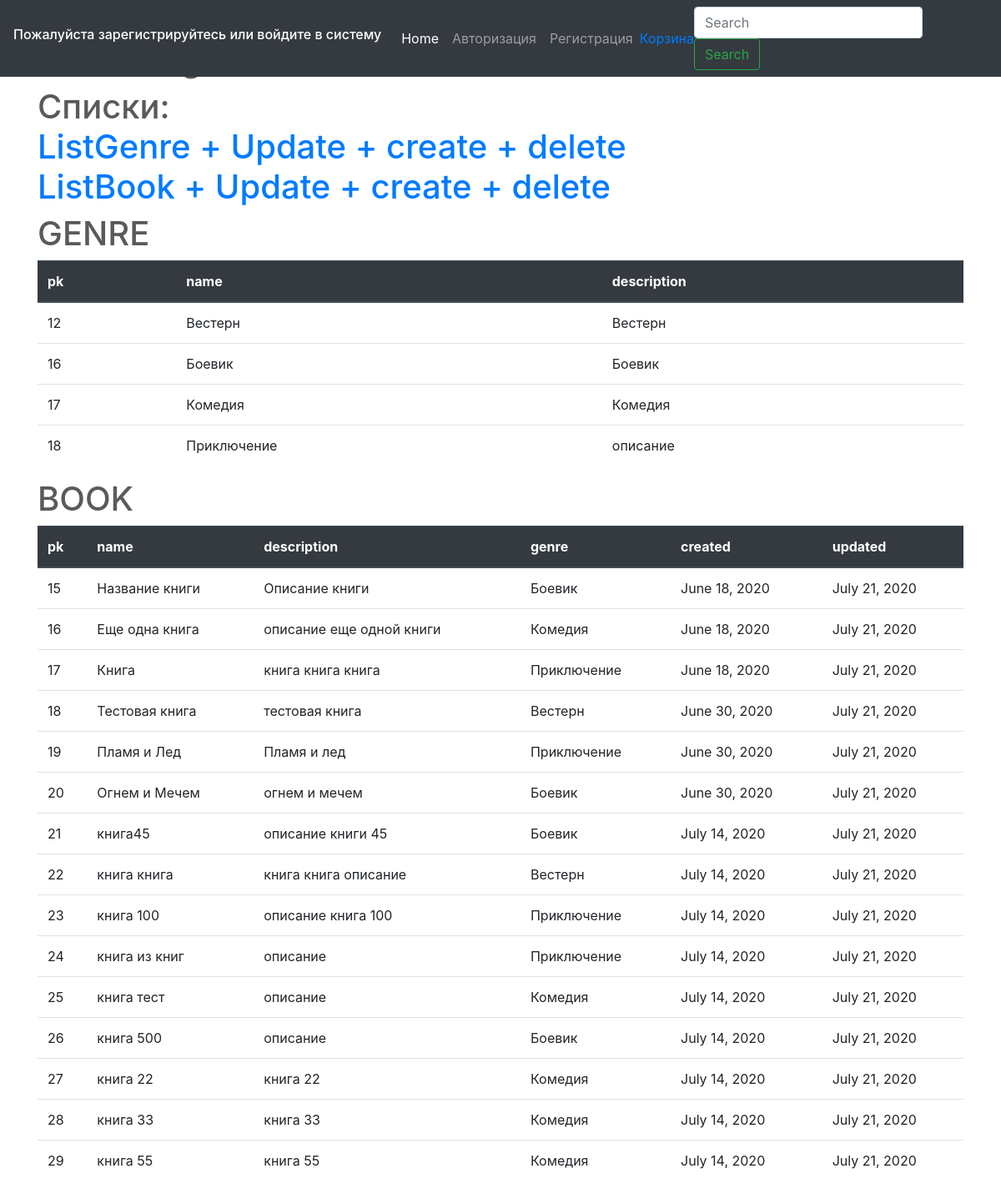
Page /test/ on the committed database.
### testapp/models.py (models this page shows, shortened)
class Genre(models.Model):
    name = models.CharField(verbose_name='Название жанра', max_length=100)
    description = models.TextField(verbose_name='Описание жанра', null=True, blank=True)
    def __str__(self):
        return self.name

class Book(models.Model):
    CATEGORY = (
        ('На складе', 'На складе'),
        ('Отсутствует на складе', 'Отсутствует на складе')
    )
    name = models.CharField(
        verbose_name='Название Книги', max_length=200
        )
    description = models.TextField(
        verbose_name='Описание Книги', null=True, blank=True
        )
    genre = models.ForeignKey(
        Genre, on_delete=models.PROTECT, verbose_name='Жанр Книги',
        )
    writer = models.ManyToManyField(
        Writer)
    created = models.DateField(
        verbose_name='Создано', auto_now=False, auto_now_add=True
        )
    updated = models.DateField(
        verbose_name='Изменено', auto_now=True, auto_now_add=False
        )
    book_image = models.ImageField(
        verbose_name='Изображение книги', upload_to='profile', null=True, blank=True
        )
    price = models.FloatField(verbose_name='Цена', null=True)
    category = models.CharField(verbose_name='Статус', null=True, max_length=25, choices=CATEGORY)
    quantity_in_stok = models.IntegerField(verbose_name='Количество на складе', max_length=3)

### testapp/views.py (the view)
# urls.py: path('test/', test),
def test(request):
    genre = Genre.objects.all()
    books = Book.objects.all()
    context = {'genre': genre, 'books': books}
    return render(request, template_name='testapp/test.html', context= context)

### testapp/templates/testapp/test.html (shortened to what this page needs)
{% extends 'base.html' %}
{% load static %}
{% block body %}
<div class="container">
<h1>Home Page</h1>
</div>
<div class="container">
<h1> Списки:</h><br>
    <a href="/listgenre/"> ListGenre + Update + create + delete</a><br>
    <a href="/listbook/"> ListBook + Update + create + delete</a><br>
    <h1>GENRE</h1>
     <table class="table">
     <thead class="thead-dark">
     <tr>
     <th>pk</th><th>name</th><th>description</th>
     </tr>
     </thead>
     {% for genre in genre  %}
        <tr>
            <td>{{genre.pk}}</td><td>{{genre.name}}</td><td>{{genre.description}}</td>
        </tr>
     {% endfor %}
     </table>
     <h1>BOOK</h1>
     <table class="table">
     <thead class="thead-dark">
     <tr>
     <th>pk</th><th>name</th><th>description</th><th>genre</th><th>created</th><th>updated</th>
     </tr>
     </thead>
     {% for book in books  %}
        <tr>
            <td>{{book.pk}}</td>
            <td>{{book.name}}</td>
            <td>{{book.description}}</td>
            <td>{{book.genre}}</td>
            <td>{{book.created}}</td>
            <td>{{book.updated}}</td>
        </tr>
     {% endfor %}
     </table>
</div>
{% endblock body %}

### static/css/carousel.css (style rules this page uses)
body { padding-top: 3rem; padding-bottom: 3rem; color: #5a5a5a; }

### rows in the picture
Genre: pk "12", name "Вестерн", description "Вестерн"
Genre: pk "16", name "Боевик", description "Боевик"
Genre: pk "17", name "Комедия", description "Комедия"
Genre: pk "18", name "Приключение", description "описание"
Book: pk "15", name "Название книги", description "Описание книги", genre "Боевик", created "June 18, 2020", updated "July 21, 2020"
Book: pk "16", name "Еще одна книга", description "описание еще одной книги", genre "Комедия", created "June 18, 2020", updated "July 21, 2020"
Book: pk "17", name "Книга", description "книга книга книга", genre "Приключение", created "June 18, 2020", updated "July 21, 2020"
Book: pk "18", name "Тестовая книга", description "тестовая книга", genre "Вестерн", created "June 30, 2020", updated "July 21, 2020"
Book: pk "19", name "Пламя и Лед", description "Пламя и лед", genre "Приключение", created "June 30, 2020", updated "July 21, 2020"
Book: pk "20", name "Огнем и Мечем", description "огнем и мечем", genre "Боевик", created "June 30, 2020", updated "July 21, 2020"
Book: pk "21", name "книга45", description "описание книги 45", genre "Боевик", created "July 14, 2020", updated "July 21, 2020"
Book: pk "22", name "книга книга", description "книга книга описание", genre "Вестерн", created "July 14, 2020", updated "July 21, 2020"
Book: pk "23", name "книга 100", description "описание книга 100", genre "Приключение", created "July 14, 2020", updated "July 21, 2020"
Book: pk "24", name "книга из книг", description "описание", genre "Приключение", created "July 14, 2020", updated "July 21, 2020"
Book: pk "25", name "книга тест", description "описание", genre "Комедия", created "July 14, 2020", updated "July 21, 2020"
Book: pk "26", name "книга 500", description "описание", genre "Боевик", created "July 14, 2020", updated "July 21, 2020"
Book: pk "27", name "книга 22", description "книга 22", genre "Комедия", created "July 14, 2020", updated "July 21, 2020"
Book: pk "28", name "книга 33", description "книга 33", genre "Комедия", created "July 14, 2020", updated "July 21, 2020"
Book: pk "29", name "книга 55", description "книга 55", genre "Комедия", created "July 14, 2020", updated "July 21, 2020"
